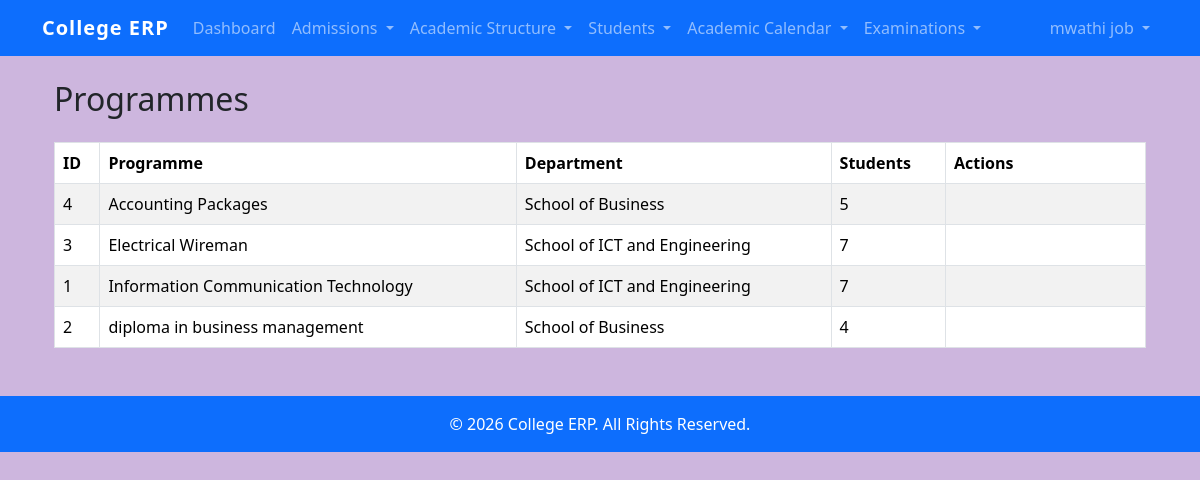
Screenshot of /programmes/ (signed in) with the database file from the repository.
### students/models.py (models this page shows, shortened)
class Programme(models.Model):
    programme_name = models.CharField(
        max_length=100,
        unique=True
    )
    department = models.ForeignKey(
        Department,
        on_delete=models.PROTECT,
        related_name="programmes"
    )
    created_at = models.DateTimeField(
        auto_now_add=True
    )
    updated_at = models.DateTimeField(
        auto_now=True
    )
    class Meta:
        ordering = ["programme_name"]

class Department(models.Model):
    department_name = models.CharField(max_length=100)

### students/views.py (the view)
@login_required
@permission_required(
    "students.view_programme",
    raise_exception=True
)
def programme_list(request):
    programmes = Programme.objects.select_related(
        "department"
    )
    context = {
        "programmes": programmes
    }
    return render(
        request,
        "students/programmes/programme_list.html",
        context
    )

### templates/students/programmes/programme_list.html (shortened to what this page needs)
{% extends "base.html" %}
{% block content %}
<div class="container mt-4">
    <div class="d-flex justify-content-between align-items-center mb-3">
        <h2>Programmes</h2>
    </div>
    <table class="table table-bordered table-striped">
        <thead>
            <tr>
                <th>ID</th>
                <th>Programme</th>
                <th>Department</th>
                <th>Students</th>
                <th width="200">Actions</th>
            </tr>
        </thead>
        <tbody>
        {% for programme in programmes %}
            <tr>
                <td>{{ programme.id }}</td>
                <td>{{ programme.programme_name }}</td>
                <td>{{ programme.department.department_name }}</td>
                <td>{{ programme.students.count }}</td>
                <td>
                </td>
            </tr>
        {% empty %}
            <tr>
                <td colspan="5">
                    No programmes found.
                </td>
            </tr>
        {% endfor %}
        </tbody>
    </table>
</div>
{% endblock %}

### templates/includes/navbar.html (shortened to what this page needs)
<nav class="navbar navbar-expand-lg navbar-dark bg-primary">
    <div class="container">
        <a class="navbar-brand" href="{% url 'home' %}">
            College ERP
        </a>
        <div class="collapse navbar-collapse" id="navbarNav">
            {% if user.is_authenticated %}
            <ul class="navbar-nav me-auto">
                <li class="nav-item">
                    <a class="nav-link"
                       href="{% url 'home' %}">
                        Dashboard
                    </a>
                </li>
                {% if user.student_profile %}
                <li class="nav-item dropdown">
                    <a class="nav-link dropdown-toggle"
                       href="#"
                       role="button"
                       data-bs-toggle="dropdown">
                        My Academics
                    </a>
                    <ul class="dropdown-menu">
                        <li>
                            <a class="dropdown-item"
                               href="{% url 'register_units' %}">
                                Register Units
                            </a>
                        </li>
                        <li>
                            <a class="dropdown-item"
                               href="{% url 'my_registrations' %}">
                                My Registrations
                            </a>
                        </li>
                    </ul>
                </li>
                {% else %}
                {% if perms.students.view_applicant or perms.students.view_intake %}
                <li class="nav-item dropdown">
                    <a class="nav-link dropdown-toggle"
                       href="#"
                       role="button"
                       data-bs-toggle="dropdown">
                        Admissions
                    </a>
                </li>
                {% endif %}
                {% if perms.students.view_department or perms.students.view_programme or perms.students.view_studylevel or perms.students.view_course or perms.students.view_unit %}
                <li class="nav-item dropdown">
                    <a class="nav-link dropdown-toggle"
                       href="#"
                       role="button"
                       data-bs-toggle="dropdown">
                        Academic Structure
                    </a>
                </li>
                {% endif %}
                {% if perms.students.view_student or perms.students.view_semesterenrollment or perms.students.view_registration %}
                <li class="nav-item dropdown">
                    <a class="nav-link dropdown-toggle"
                       href="#"
                       role="button"
                       data-bs-toggle="dropdown">
                        Students
                    </a>
                </li>
                {% endif %}
                {% if perms.students.view_academicyear or perms.students.view_semester %}
                <li class="nav-item dropdown">
                    <a class="nav-link dropdown-toggle"
                       href="#"
                       role="button"
                       data-bs-toggle="dropdown">
                        Academic Calendar
                    </a>
                </li>
                {% endif %}
                {% if perms.students.view_lecturerassignment %}
                <li class="nav-item dropdown">
                    <a class="nav-link dropdown-toggle"
                    href="#"
                    role="button"
                    data-bs-toggle="dropdown">
                        Examinations
                    </a>
                </li>
                {% endif %}
                {% endif %}
            </ul>
            <ul class="navbar-nav ms-auto">
                <li class="nav-item dropdown">
                    <a class="nav-link dropdown-toggle"
                    href="#"
                    role="button"
                    data-bs-toggle="dropdown"
                    aria-expanded="false">
                        {{ user.get_full_name|default:user.username }}
                    </a>
                </li>
            </ul>
            {% endif %}
        </div>
    </div>
</nav>

### static/css/style.css (style rules this page uses)
body { background-color:#cdb6de; }
.navbar-brand { font-weight:bold; letter-spacing:1px; }
.table { margin-bottom:0; }

### rows the page displays
Programme: id "4", programme_name "Accounting Packages", department.department_name "School of Business", students.count "5"
Programme: id "3", programme_name "Electrical Wireman", department.department_name "School of ICT and Engineering", students.count "7"
Programme: id "1", programme_name "Information Communication Technology", department.department_name "School of ICT and Engineering", students.count "7"
Programme: id "2", programme_name "diploma in business management", department.department_name "School of Business", students.count "4"

### other values shown
{{ user.get_full_name|default:user.username }} "mwathi job"
